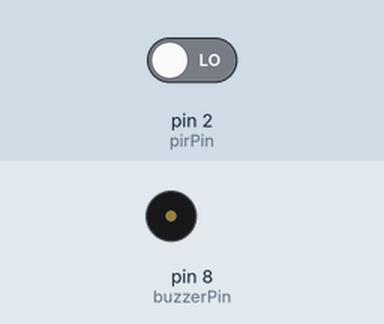
A sketch run on a simulated Arduino Mega 2560, built with avr-gcc and run on an emulated ATmega2560. On the bench: buzzer (waves = sounding, pin HIGH). Inputs (shaded band) come from the test bench; at power-on: pin 2 (pirPin) LOW. What the sketch prints to the serial monitor is not drawn.

Above: at 1.2 s.
1.3 s: pin 2 (pirPin) driven HIGH
At 1.4 s:
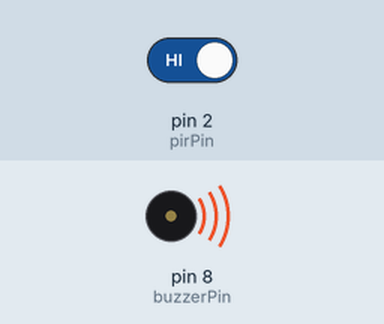
Timing chart, 0 to 4.3 s (numbered marks = the images above; inputs shaded):
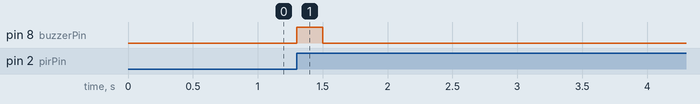

The sketch:

sketch.ino
```cpp
// Pin definitions
const int pirPin = 2;    // PIR sensor input pin
const int buzzerPin = 8; // Buzzer output pin

// State variables
bool movementDetected = false;

void setup() {
  pinMode(pirPin, INPUT);
  pinMode(buzzerPin, OUTPUT);

  Serial.begin(9600);  // Initialize Serial Monitor
  Serial.println("Motion detection started");
}

void loop() {
  // Read PIR sensor
  int pirState = digitalRead(pirPin);

  // Check if motion is detected
  if (pirState == HIGH && !movementDetected) {
    movementDetected = true; // Set the movement detected flag

    // Sound the buzzer
    digitalWrite(buzzerPin, HIGH);
    delay(200); // Buzzer sounds for 200ms
    digitalWrite(buzzerPin, LOW);

    // Log the timestamp of detection
    logTimestamp();

    // Add a small delay to avoid multiple triggers
    delay(1000);
  } else if (pirState == LOW) {
    movementDetected = false; // Reset the flag when no movement is detected
  }
}

void logTimestamp() {
  // Get the current timestamp in milliseconds since start
  unsigned long currentMillis = millis();

  // Convert milliseconds to seconds and minutes for readability
  unsigned long seconds = currentMillis / 1000;
  unsigned long minutes = seconds / 60;
  seconds = seconds % 60;

  Serial.print("Movement detected at: ");
  Serial.print(minutes);
  Serial.print(" min ");
  Serial.print(seconds);
  Serial.println(" sec");
}
```

Measured:
- after the input at 1.3 s, pin 8 (buzzerPin): LOW → HIGH at once, → LOW 0.20 s later
